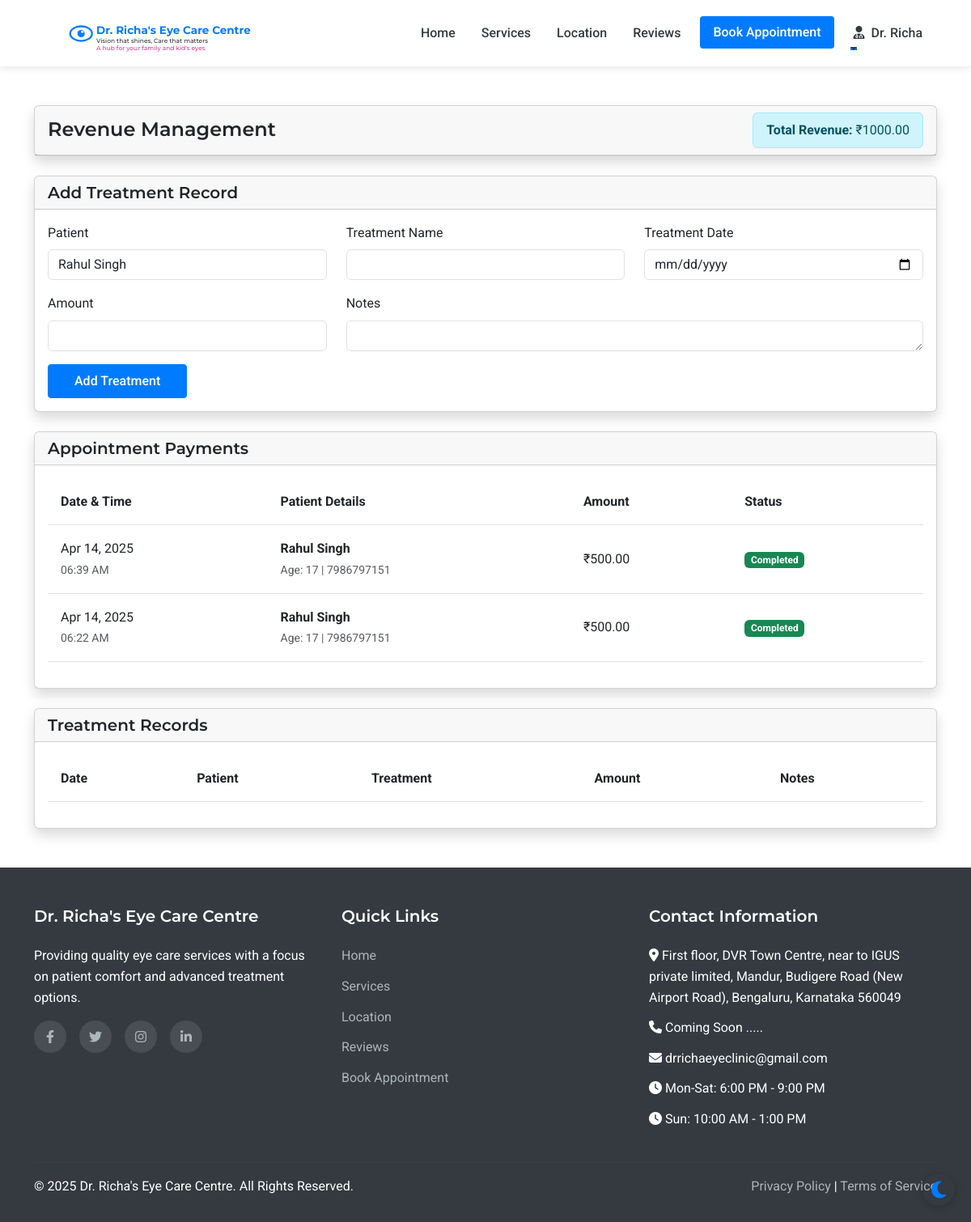
Screenshot of /admin/revenue (signed in) with the database file from the repository.
### models.py (models this page shows, shortened)
class Payment(db.Model):
    id = db.Column(db.Integer, primary_key=True)
    appointment_id = db.Column(db.Integer, db.ForeignKey('appointment.id'), nullable=False)
    appointment = db.relationship('Appointment', backref='payment', uselist=False)
    amount = db.Column(db.Float, nullable=False)
    payment_method = db.Column(db.String(50), nullable=False)  # upi, bank_transfer, credit_card, debit_card, cash
    transaction_id = db.Column(db.String(100), nullable=True)
    razorpay_order_id = db.Column(db.String(100), nullable=True)
    razorpay_payment_id = db.Column(db.String(100), nullable=True)
    razorpay_signature = db.Column(db.String(200), nullable=True)
    upi_id = db.Column(db.String(100), nullable=True)
    status = db.Column(db.String(20), default='pending')  # pending, completed, failed
    created_at = db.Column(db.DateTime, default=datetime.utcnow)

class Patient(UserMixin, db.Model):
    id = db.Column(db.Integer, primary_key=True)
    full_name = db.Column(db.String(100), nullable=False)
    mobile_number = db.Column(db.String(15), nullable=False)
    email = db.Column(db.String(100), nullable=True)
    age = db.Column(db.Integer, nullable=False)
    password_hash = db.Column(db.String(256), nullable=True)
    is_registered = db.Column(db.Boolean, default=False)
    created_at = db.Column(db.DateTime, nullable=False, default=datetime.utcnow)
    appointments = db.relationship('Appointment', backref='patient', lazy=True)

### routes.py (the view, shortened to what this page needs)
@app.route('/admin/revenue', methods=['GET', 'POST'])
@login_required
def admin_revenue():
    if not isinstance(current_user, Doctor):
        flash('Access denied. Doctor privileges required.', 'danger')
        return redirect(url_for('index'))
    payments = (
        db.session.query(Payment, Patient)
        .join(Appointment, Payment.appointment_id == Appointment.id)
        .join(Patient, Appointment.patient_id == Patient.id)
        .order_by(Payment.created_at.desc())
        .all()
    )
    treatments = Treatment.query.order_by(Treatment.treatment_date.desc()).all()
    appointment_revenue = sum(payment.amount for payment, _ in payments if payment.status == 'completed')
    treatment_revenue = sum(treatment.amount for treatment in treatments)
    total_revenue = appointment_revenue + treatment_revenue
    patients = Patient.query.order_by(Patient.full_name).all()
    return render_template('admin/revenue.html',
                         payments=payments,
                         treatments=treatments,
                         patients=patients,
                         total_revenue=total_revenue)

### app.py (called while the page is built)
@login_manager.user_loader
def load_user(user_id):
    from models import Doctor, Assistant, Admin, Patient
    try:
        if user_id.startswith('doctor_'):
            return Doctor.query.get(int(user_id.split('_')[1]))
        elif user_id.startswith('assistant_'):
            return Assistant.query.get(int(user_id.split('_')[1]))
        elif user_id.startswith('admin_'):
            return Admin.query.get(int(user_id.split('_')[1]))
        else:
            return Patient.query.get(int(user_id))
    except (ValueError, AttributeError):
        return None

### routes.py (called while the page is built)
@app.context_processor
def inject_now():
    return {'now': datetime.now()}

### templates/admin/revenue.html (shortened to what this page needs)
{% extends 'layout.html' %}
{% block content %}
<div class="container py-5">
    <div class="row">
        <div class="col-12 mb-4">
            <div class="card shadow">
                <div class="card-header d-flex justify-content-between align-items-center">
                    <h4 class="mb-0">Revenue Management</h4>
                    <div class="alert alert-info mb-0 py-2">
                        <strong>Total Revenue:</strong> ₹{{ "%.2f"|format(total_revenue) }}
                    </div>
                </div>
            </div>
        </div>
        <div class="col-12 mb-4">
            <div class="card shadow">
                <div class="card-header">
                    <h5 class="mb-0">Add Treatment Record</h5>
                </div>
                <div class="card-body">
                    <form method="POST">
                        <div class="row">
                            <div class="col-md-4">
                                <div class="mb-3">
                                    <label class="form-label">Patient</label>
                                    <select name="patient_id" class="form-control" required>
                                        {% for patient in patients %}
                                        <option value="{{ patient.id }}">{{ patient.full_name }}</option>
                                        {% endfor %}
                                    </select>
                                </div>
                            </div>
                            <div class="col-md-4">
                                <div class="mb-3">
                                    <label class="form-label">Treatment Name</label>
                                    <input type="text" name="treatment_name" class="form-control" required>
                                </div>
                            </div>
                            <div class="col-md-4">
                                <div class="mb-3">
                                    <label class="form-label">Treatment Date</label>
                                    <input type="date" name="treatment_date" class="form-control" required>
                                </div>
                            </div>
                            <div class="col-md-4">
                                <div class="mb-3">
                                    <label class="form-label">Amount</label>
                                    <input type="number" name="amount" class="form-control" step="0.01" required>
                                </div>
                            </div>
                            <div class="col-md-8">
                                <div class="mb-3">
                                    <label class="form-label">Notes</label>
                                    <textarea name="notes" class="form-control" rows="1"></textarea>
                                </div>
                            </div>
                        </div>
                        <button type="submit" class="btn btn-primary">Add Treatment</button>
                    </form>
                </div>
            </div>
        </div>
        <div class="col-12 mb-4">
            <div class="card shadow">
                <div class="card-header">
                    <h5 class="mb-0">Appointment Payments</h5>
                </div>
                <div class="card-body">
                    <div class="table-responsive">
                        <table class="table table-hover">
                            <thead>
                                <tr>
                                    <th>Date & Time</th>
                                    <th>Patient Details</th>
                                    <th>Amount</th>
                                    <th>Status</th>
                                </tr>
                            </thead>
                            <tbody>
                                {% for payment, patient in payments %}
                                <tr>
                                    <td>
                                        {{ payment.created_at.strftime('%b %d, %Y') }}<br>
                                        <small class="text-muted">{{ payment.created_at.strftime('%I:%M %p') }}</small>
                                    </td>
                                    <td>
                                        <strong>{{ patient.full_name }}</strong><br>
                                        <small class="text-muted">Age: {{ patient.age }} | {{ patient.mobile_number }}</small>
                                    </td>
                                    <td>₹{{ "%.2f"|format(payment.amount) }}</td>
                                    <td>
                                        <span class="badge bg-success">{{ payment.status|title }}</span>
                                    </td>
                                </tr>
                                {% endfor %}
                            </tbody>
                        </table>
                    </div>
                </div>
            </div>
        </div>
        <div class="col-12">
            <div class="card shadow">
                <div class="card-header">
                    <h5 class="mb-0">Treatment Records</h5>
                </div>
                <div class="card-body">
                    <div class="table-responsive">
                        <table class="table table-hover">
                            <thead>
                                <tr>
                                    <th>Date</th>
                                    <th>Patient</th>
                                    <th>Treatment</th>
                                    <th>Amount</th>
                                    <th>Notes</th>
                                </tr>
                            </thead>
                        </table>
                    </div>
                </div>
            </div>
        </div>
    </div>
</div>
{% endblock %}

### static/css/style.css (style rules this page uses)
:root { --primary-color: #007bff; --secondary-color: #6c757d; --accent-color: #17a2b8; --light-color: #f8f9fa; --dark-color: #343a40; --success-color: #28a745; --warning-color: #ffc107; --danger-color: #dc3545; --white: #ffffff; --light-blue: #e6f2ff; --transition: all 0.3s ease; --bg-color: #ffffff; --text-color: #343a40; --card-bg: #ffffff; --border-color: #dee2e6; --footer-bg: #343a40; --footer-text: #ffffff; --hero-overlay: rgba(0, 123, 255, 0.85); }
body { font-family: 'Roboto', sans-serif; color: var(--text-color, var(--dark-color)); line-height: 1.6; background-color: var(--bg-color, var(--white)); transition: background-color 0.3s ease, color 0.3s ease; }
h1, h2, h3, h4, h5, h6 { font-family: 'Montserrat', sans-serif; font-weight: 600; }
.table td, .table th { padding: 1rem; vertical-align: middle; }
.btn-primary { background-color: var(--primary-color); border-color: var(--primary-color); padding: 0.5rem 2rem; font-weight: 500; border-radius: 4px; transition: var(--transition); }

### rows the page displays
Payment: created_at "Apr 14, 2025", created_at "06:39 AM", full_name "Rahul Singh", age "17", mobile_number "7986797151", amount "500.00", status "Completed"
Payment: created_at "Apr 14, 2025", created_at "06:22 AM", full_name "Rahul Singh", age "17", mobile_number "7986797151", amount "500.00", status "Completed"

### other values shown
{{ "%.2f"|format(total_revenue) }} "1000.00"
form field patient_id "Rahul Singh"
